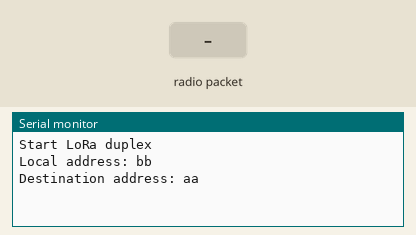
This sketch was run on a simulated Arduino Uno, built with avr-gcc and run on an emulated ATmega328P. On the bench: the last lines printed to the serial monitor. The inputs (shaded band) are chosen by the test bench. Random numbers use the default seed unless the sketch sets one; no radio packets arrive unless stated.

Above: at 1.2 s.
1.3 s: radio packet "1" arrives
At 1.9 s:
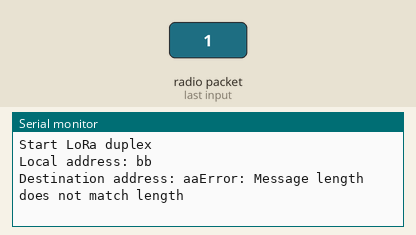
At 2.5 s:
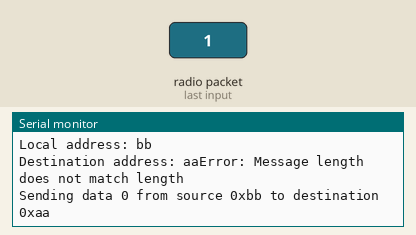
Timing chart, 0 to 4.3 s (numbered marks = the images above; inputs shaded):
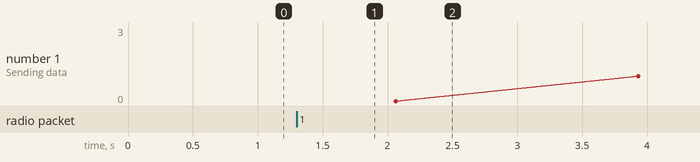

Measured:
- after the input at 1.3 s, the serial monitor: prints a new line at once (image 1)

The sketch:

lora-duplex-b.ino
```cpp
#include <SPI.h>
#include <LoRa.h>

const int csPin = 7;
const int resetPin = 6;
const int irqPin = 1;

byte localAddress = 0xBB;
byte destinationAddress = 0xAA;
long lastSendTime = 0;
int interval = 2000;
int count = 0;

void setup() {
  Serial.begin(9600);
  Serial.println("Start LoRa duplex");
  Serial.print("Local address: ");
  Serial.println(String(localAddress, HEX));
  Serial.print("Destination address: ");
  Serial.print(String(destinationAddress, HEX));

  LoRa.setPins(csPin, resetPin, irqPin);

  if (!LoRa.begin(433E6)) {
    Serial.println("LoRa init failed. Check your connections.");
    while (true) {}
  }
}

void loop() {
  if (millis() - lastSendTime > interval) {
    String sensorData = String(count++);
    sendMessage(sensorData);

    Serial.print("Sending data " + sensorData);
    Serial.print(" from source 0x" + String(localAddress, HEX));
    Serial.println(" to destination 0x" + String(destinationAddress, HEX));

    lastSendTime = millis();
    interval = random(2000) + 1000;
  }

  receiveMessage(LoRa.parsePacket());
}

void sendMessage(String outgoing) {
  LoRa.beginPacket();
  LoRa.write(destinationAddress);
  LoRa.write(localAddress);
  LoRa.write(outgoing.length());
  LoRa.print(outgoing);
  LoRa.endPacket();
}

void receiveMessage(int packetSize) {
  if (packetSize == 0) return;

  int recipient = LoRa.read();
  byte sender = LoRa.read();
  byte incomingLength = LoRa.read();

  String incoming = "";

  while (LoRa.available()) {
    incoming += (char)LoRa.read();
  }

  if (incomingLength != incoming.length()) {
    Serial.println("Error: Message length does not match length");
    return;
  }

  if (recipient != localAddress) {
    Serial.println("Error: Recipient address does not match local address");
    return;
  }

  Serial.print("Received data " + incoming);
  Serial.print(" from 0x" + String(sender, HEX));
  Serial.println(" to 0x" + String(recipient, HEX));
}
```
